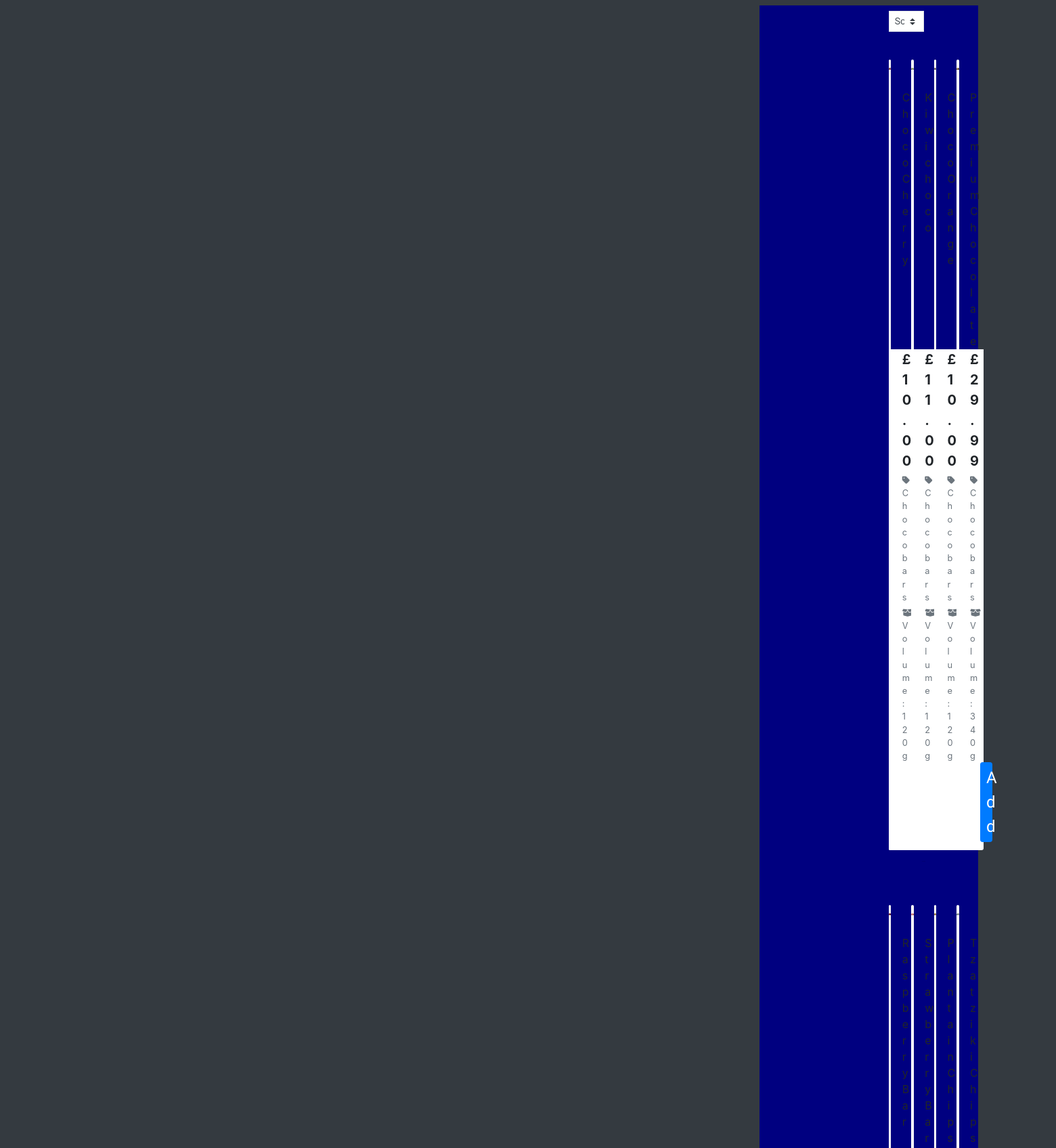
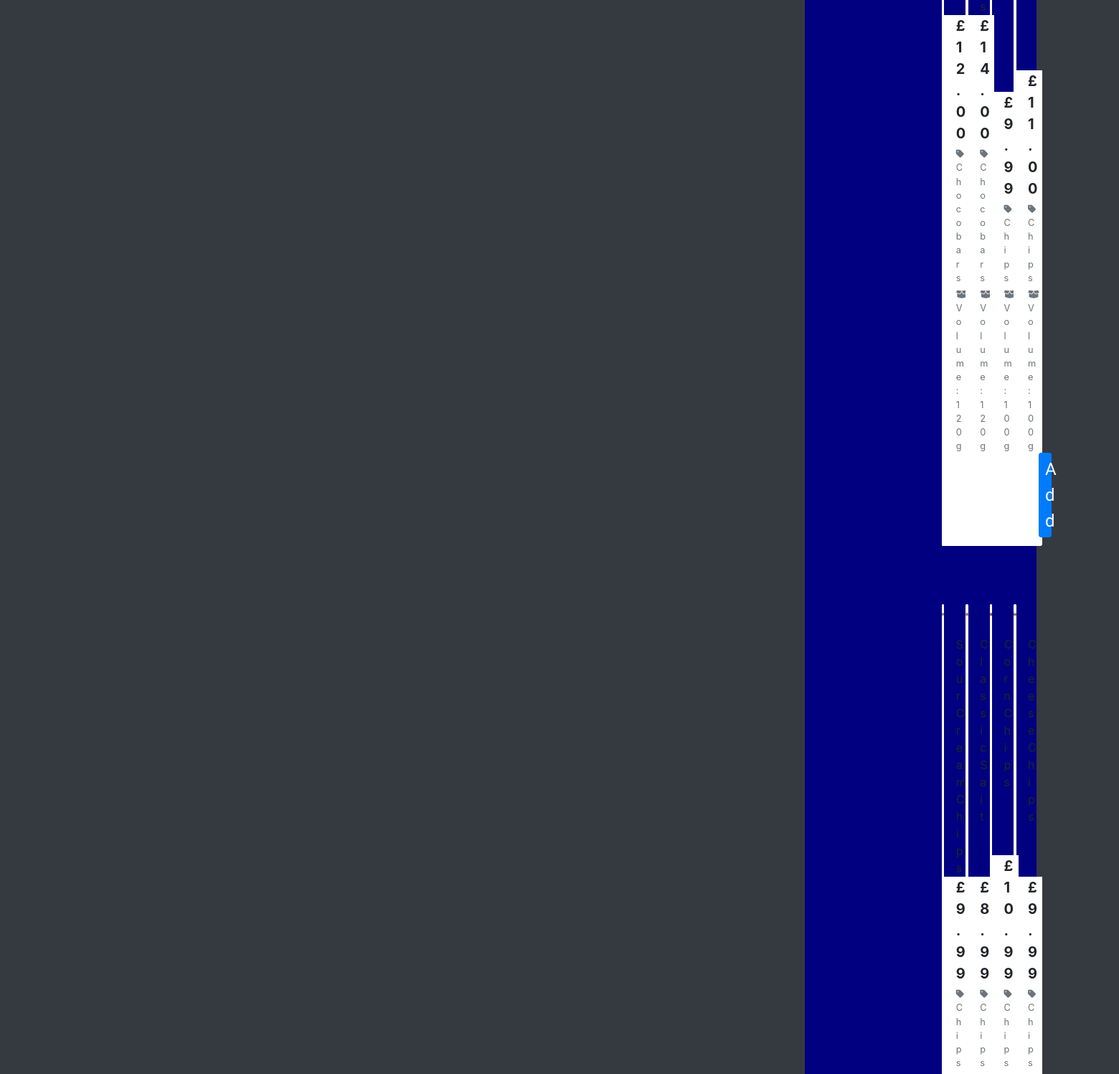
Screenshot of /products/ (upper part) with the database file from the repository (2 pictures, top to bottom).
### products/models.py (models this page shows, shortened)
class Product(models.Model):
    category = models.ForeignKey(
        'Category', null=True, blank=True, on_delete=models.SET_NULL)
    sku = models.CharField(max_length=254, null=True, blank=True)
    name = models.CharField(max_length=254)
    description = models.TextField()
    volume = models.CharField(max_length=20)
    price = models.DecimalField(max_digits=6, decimal_places=2)
    image_url = models.URLField(max_length=1024, null=True, blank=True)
    image = models.ImageField(null=True, blank=True)

class Category(models.Model):
    class Meta:
        verbose_name_plural = 'Categories'
    name = models.CharField(max_length=254)
    friendly_name = models.CharField(max_length=254, null=True, blank=True)

### products/views.py (the view, shortened to what this page needs)
# urls.py: path('', views.all_products, name='products'),
def all_products(request):
    products = Product.objects.all()
    query = None
    categories = None
    sort = None
    direction = None
    current_sorting = f'{sort}_{direction}'
    context = {
        'products': products,
        'search_term': query,
        'current_categories': categories,
        'current_sorting': current_sorting,
    }
    return render(request, 'products/products.html', context)

### bag/contexts.py (called while the page is built, shortened)
def bag_contents(request):
    bag_items = []
    total = 0
    product_count = 0
    bag = request.session.get('bag', {})
    if total < settings.FREE_DELIVERY_THRESHOLD:
        delivery = total * Decimal(settings.STANDARD_DELIVERY_PERCENTAGE / 100)
        free_delivery_delta = settings.FREE_DELIVERY_THRESHOLD - total
    else:
        delivery = 0
        free_delivery_delta = 0
    grand_total = delivery + total
    context = {
        'bag_items': bag_items,
        'total': total,
        'product_count': product_count,
        'delivery': delivery,
        'free_delivery_delta': free_delivery_delta,
        'free_delivery_threshold': settings.FREE_DELIVERY_THRESHOLD,
        'grand_total': grand_total,
    }
    return context

### products/templates/products/products.html (shortened to what this page needs)
{% extends "base.html" %}
{% load static %}
{% block content %}
<div class="container-fluid bg-navyblue">
    <div class="row">
        <div class="product-container col-10 offset-1">
            <div class="row mt-1 mb-2 pb-3">
                <div class="col-12 order-md-first d-flex my-auto" style="max-width: 300px;">
                    <div class="sort-select-wrapper w-50 nanumpen" style="color: blue;">
                        <select id="sort-selector"
                            class="custom-select custom-select-sm rounded-0 border border-{% if current_sorting != 'None_None' %}info{% else %}black{% endif %}">
                            <option value="reset" {% if current_sorting == 'None_None' %}selected{% endif %}>Sort by...
                            </option>
                        </select>
                    </div>
                </div>
            </div>
            <div class="row pt-3 pb-4">
                {% for product in products %}
                <div class="col-sm-6 col-md-6 col-lg-4 col-xl-3">
                    <div class="card h-100 border-0">
                        {% if product.image %}
                        <a href="{% url 'product_display' product.id %}">
                            <img class="card-img-top img-fluid" src="{{ product.image.url }}" alt="{{ product.name }}">
                        </a>
                        {% else %}
                        <a href="{% url 'product_display' product.id %}">
                            <img class="card-img-top img-fluid" src="{{ MEDIA_URL }}noimage.png"
                                alt="{{ product.name }}">
                        </a>
                        {% endif %}
                        <div class="card-body pb-0">
                            <p class="mb-0">{{ product.name }}</p>
                        </div>
                        <div class="card-footer bg-white pt-0 border-0 text-left">
                            <div class="row">
                                <div class="col">
                                    <p class="lead mb-0 text-left font-weight-bold">£{{ product.price }}</p>
                                    {% if product.category %}
                                    <p class="small mt-1 mb-0">
                                        <a class="text-muted"
                                            href="{% url 'products' %}?category={{ product.category.name }}">
                                            <i class="fas fa-tag mr-1"></i>{{ product.category.friendly_name }}
                                        </a>
                                    </p>
                                    <p class="small mt-1 mb-0 text-muted">
                                        <i class="fa-solid fa-box-open"></i> Volume: {{ product.volume }}
                                    </p>
                                    {% endif %}
                                    <div class="col-12">
                                        <button type="button" class="btn btn-sm btn-block btn-primary nanumpen">Add</button>
                                    </div>
                                </div>
                            </div>
                        </div>
                    </div>
                </div>
                {% if forloop.counter|divisibleby:4 %}
                <div class="col-12 d-none d-xl-block mb-5">
                    <hr>
                </div>
                {% endif %}
                {% endfor %}
            </div>
        </div>
    </div>
</div>
{% endblock %}

### templates/base.html (shortened to what this page needs)
{% load static %}
<!DOCTYPE html>
<html lang="en">
<head>
     {% block extra_meta %} {% endblock %} {% block corecss %}
    <link rel="stylesheet" href="https://stackpath.bootstrapcdn.com/bootstrap/4.4.1/css/bootstrap.min.css"
 />
    <link rel="stylesheet" href="{% static 'css/base.css' %}" />
    {% endblock %} {% block extra_css %} {% endblock %}
</head>
<body>
    <nav class="navbar navbar-expand-lg navbar-dark bg-dark">
    {% block content %}
    {% endblock %}
</body>
</html>

### static/css/base.css (style rules this page uses)
html { height: 100%; }
.nanumpen { font-family: 'Nanum Pen Script', cursive; font-size: x-large; }
.bg-navyblue { background-color: navy; }
hr { width: 5px; color: #ffffff; }

### rows the page displays
Product: image (picture), name "Choco Cherry", price "10.00", category.friendly_name "Chocobars", volume "120g"
Product: image (picture), name "Kiwi choco", price "11.00", category.friendly_name "Chocobars", volume "120g"
Product: image (picture), name "Choco Orange", price "10.00", category.friendly_name "Chocobars", volume "120g"
Product: image (picture), name "Premium Chocolate", price "29.99", category.friendly_name "Chocobars", volume "340g"
Product: image (picture), name "Raspberry Bar", price "12.00", category.friendly_name "Chocobars", volume "120g"
Product: image (picture), name "Strawberry Bars", price "14.00", category.friendly_name "Chocobars", volume "120g"
Product: image (picture), name "Plantain Chips", price "9.99", category.friendly_name "Chips", volume "100g"
Product: image (picture), name "Tzatziki Chips", price "11.00", category.friendly_name "Chips", volume "100g"
Product: image (picture), name "Sour Cream Chips", price "9.99", category.friendly_name "Chips"
Product: image (picture), name "Classic Salt", price "8.99", category.friendly_name "Chips"
Product: image (picture), name "Corn Chips", price "10.99", category.friendly_name "Chips"
Product: image (picture), name "Cheese Chips", price "9.99", category.friendly_name "Chips"
